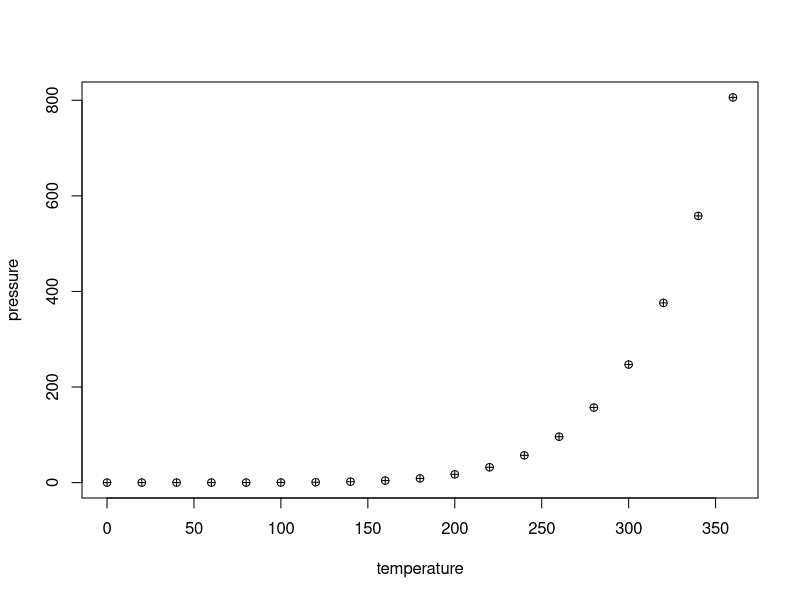

Reproduce this figure in R.
## ---- chunk 1
knitr::opts_chunk$set(echo = TRUE)
knitr::opts_knit$set(base.dir ="~/Documents/git_projects/RforBiologists/docs/", base.url = "/")
knitr::opts_chunk$set(fig.path = "../images/")
## ---- chunk 2
summary(cars)
## ---- chunk 3
plot(pressure, pch=10, color="red")
